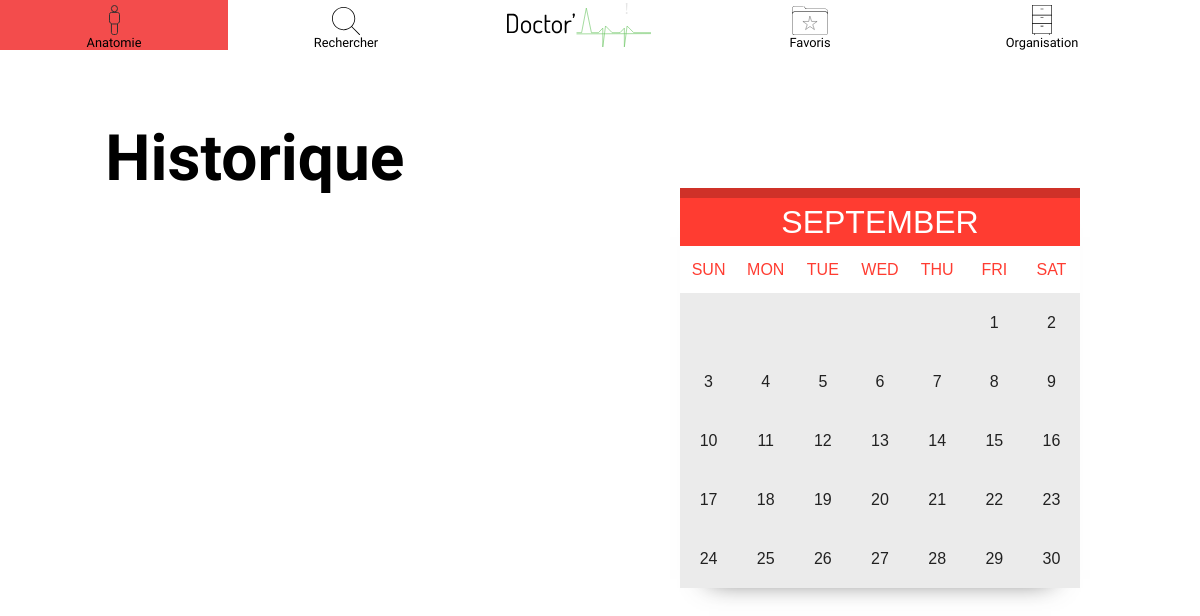
Before: /users/organisation (signed in) with the older database file.
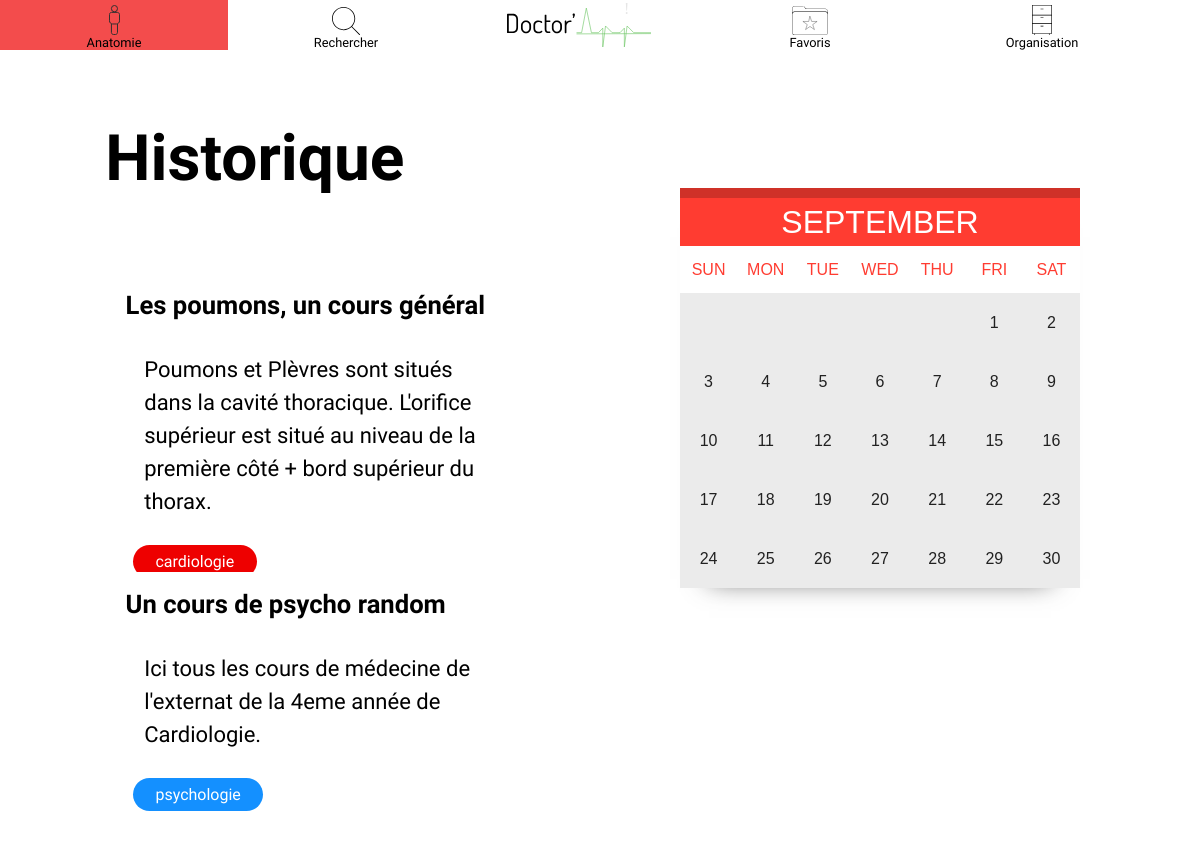
After: the same page with the newer database file.
### tables this page shows
CREATE TABLE `cours` (
  `id` int(11) NOT NULL,
  `name` varchar(255) NOT NULL,
  `content` text NOT NULL,
  `mat_id` int(11) NOT NULL,
  `tag_id` int(11) NOT NULL,
  `full_content` text NOT NULL
);

CREATE TABLE `tags` (
  `id` int(11) NOT NULL,
  `name` varchar(20) NOT NULL,
  `color` varchar(20) NOT NULL
);

### classes/Boostrap.php (called while the page is built)
<?php
class Bootstrap {
    private $_controller;
    private $_action;
    private $_request;
    public function __construct($request)
    {
        $this->_request = $request;
        if ($this->_request['controller'] == "") {
            $this->_controller = "home";
        } else {
            $this->_controller = $this->_request['controller'];
        }
        if ($this->_request['action'] == "") {
            $this->_action = "index";
        } else {
            $this->_action = $this->_request['action'];
        }
    }
    public function createController(){
        if(class_exists($this->_controller)){
            $parents = class_parents($this->_controller);
            if(in_array("Controller", $parents)){
                if(method_exists($this->_controller, $this->_action)){
                    return new $this->_controller($this->_action, $this->_request);
                } else {
                    echo '<h1>Method does not exist</h1>';
                    return;
                }
            } else {
                echo '<h1>Base controller not found</h1>';
                return;
            }
        } else {
            echo '<h1>Controller class does not exist</h1>';
            return;
        }
    }
}

### controllers/users.php (called while the page is built, shortened)
<?php
class Users extends Controller
{
    protected function organisation()
    {
        $viewmodel = new UserModel();
        $this->returnView($viewmodel->organisation(), false);
    }
}

### classes/Model.php (called while the page is built, shortened)
<?php
abstract class Model
{
    public function __construct()
    {
        $this->_db = new PDO(DBN, DB_USER, DB_PASS);
    }
}

### model/user.php (called while the page is built, shortened)
<?php
class UserModel extends Model
{
    public function organisation()
    {
        $sql = "SELECT cours.id as cours_id, cours.name as cours_name, cours.tag_id as tag, cours.content as cours_content, tags.name as tag_name, tags.color as tag_color FROM (((`users`
                INNER JOIN `history` ON users.id = history.user_id)
                INNER JOIN `cours` ON history.cours_id = cours.id)
                INNER JOIN `tags` ON tags.id = cours.tag_id) WHERE users.id = :id";
        $this->_stmt = $this->_db->prepare($sql);
        $this->_stmt->bindValue(':id', $_SESSION['id']);
        $this->_stmt->execute();
        $row = $this->_stmt->fetchAll(PDO::FETCH_ASSOC);
        return $row;
    }
}

### views/users/organisation.php (the view, shortened to what this page needs)
!<!doctype html>
<html lang="fr">
<head>
    <link rel="stylesheet" href="../assets/styles/main.css">
</head>
<body>
<?php require "includes/nav_bar.php"?>
<section id="historique">
    <h1>Historique</h1><article class="article">
    <?php foreach ($viewmodel as $item): ?>
    <article class="article">
        <h2><?=$item['cours_name']?></h2>
        <p><?=$item['cours_content']?></p>
        <div class="<?=$item['tag_color']?>_tag"><?=$item['tag_name']?></div>
    </article>
    <?php endforeach; ?>
</section>
<section id="calendar">
    <div id="wrapOverall">
        <div id="calendar">
            <table>
                <div id="month">
                    <th class="month" colspan="7">SEPTEMBER</th>
                </div>
                <div id="weeks">
                    <tr class="weeks">
                        <td>SUN</td>
                        <td>MON</td>
                        <td>TUE</td>
                        <td>WED</td>
                        <td>THU</td>
                        <td>FRI</td>
                        <td>SAT</td>
                    </tr>
                </div>
                <div id="days">
                    <tr class="week1">
                        <td></td>
                        <td></td>
                        <td></td>
                        <td></td>
                        <td></td>
                        <td class="days">1</td>
                        <td class="days">2</td>
                    </tr>
                    <tr class="week2">
                        <td class="days">3</td>
                        <td class="days">4</td>
                        <td class="days">5</td>
                        <td class="days">6</td>
                        <td class="days">7</td>
                        <td class="days">8</td>
                        <td class="days">9</td>
                    </tr>
                    <tr class="week3">
                        <td class="days">10</td>
                        <td class="days">11</td>
                        <td class="days">12</td>
                        <td class="days">13</td>
                        <td class="days">14</td>
                        <td class="days">15</td>
                        <td class="days">16</td>
                    </tr>
                    <tr class="week4">
                        <td class="days">17</td>
                        <td class="days">18</td>
                        <td class="days">19</td>
                        <td class="days">20</td>
                        <td class="days">21</td>
                        <td class="days">22</td>
                        <td class="days">23</td>
                    </tr>
                    <tr class="week5">
                        <td class="days">24</td>
                        <td class="days">25</td>
                        <td class="days">26</td>
                        <td class="days">27</td>
                        <td class="days">28</td>
                        <td class="days">29</td>
                        <td class="days">30</td>
                    </tr>
                </div>
            </table>
        </div>
</section>
</body>
</html>

### index.php (shortened to what this page needs)
<?php
require 'classes/Boostrap.php';
require 'classes/Controller.php';
require 'classes/Model.php';
require "controllers/users.php";
require "model/user.php";
$bootstrap = new Bootstrap($_GET);
$controller = $bootstrap->createController();
if ($controller) {
    $controller->executeAction();
}

### classes/Controller.php (shortened to what this page needs)
<?php
abstract class Controller
{
    protected $_action;
    public function __construct($action, $request)
    {
        $this->_action = $action;
    }
    public function executeAction()
    {
        return $this->{$this->_action}();
    }
    protected function returnView($viewmodel, $fullview)
    {
        $view = "views/" . get_class($this) . "/" . $this->_action . ".php";
        if ($fullview) {
            require 'views/main.php';
        } else {
            require($view);
        }
    }
}

### includes/nav_bar.php
<nav id="nav_bar">
    <ul>
        <li class="onglet">
            <a href="<?=ROOT_URL . 'courses/anatomie'?>">
                <img src="../assets/img-layout/Pictos/body.svg" alt="picto anatomie">
                <span>
                    Anatomie
                </span>
            </a>
        </li>
        <li class="onglet">
            <a href="<?=ROOT_URL . 'courses/search'?>">
                <img src="../assets/img-layout/Pictos/search.svg" alt="picto search">
                <span>
                    Rechercher
                </span>
            </a>
        </li>
        <li class="onglet">
            <a href="<?=ROOT_URL?>">
                <img src="../assets/img-layout/Pictos/doctorapp.svg" alt="picto accueil">
            </a>
        </li>
        <li class="onglet">
            <a href="<?=ROOT_URL . 'users/favoris'?>">
                <img src="../assets/img-layout/Pictos/favoris.svg" alt="picto favoris">
                <span>
                    Favoris
                </span>
            </a>
        </li>
        <li class="onglet">
            <a href="<?=ROOT_URL . 'users/organisation'?>">
                <img src="../assets/img-layout/Pictos/organisaio.svg" alt="picto organisation">
                <span>
                    Organisation
                </span>
            </a>
        </li>
    </ul>
</nav>

### assets/styles/main.css (style rules this page uses)
* { margin: 0; padding: 0; }
img { display: block; max-width: 100%; width: auto; height: auto; }
*, *:before, *:after { box-sizing: border-box; }
h2 { font-family: 'Dosis', sans-serif; font-weight: 700; padding: 5%; }
h1 { text-align: center; padding: 4% 0; font-family: 'Dosis', sans-serif; font-weight: 400; background: rgba(255, 255, 255, 0.6); }
a { text-decoration: none; }
#nav_bar { width: 100%; margin: 0 auto; position: fixed; z-index: 420; bottom: 0; height: 50px; background: rgba(255, 255, 255, 0.9); }
.onglet { position: relative; list-style-type: none; text-align: center; width: 19%; display: inline-block; padding-top: 5px; }
.onglet:first-child img { width: 11px; margin: 0 auto; }
.onglet:nth-child(2) img { width: 28px; margin: 0 auto; }
.onglet:nth-child(3) img { width: 146px; margin: 0 auto; }
.onglet:nth-child(4) img { width: 36px; margin: 0 auto; }
.onglet:last-child img { width: 20px; margin: 0 auto; }
.onglet span { font-family: 'Dosis', sans-serif; font-size: 0.8em; text-align: center; color: black; }
.article { width: 90%; margin: 5% auto -2% auto; background: white; padding: 2%; line-height: 33px; border-radius: 6px; font-size: 22px; font-weight: 200; position: relative; }
.article h2 { font-family: 'Dosis', sans-serif; font-size: 1.6rem; padding: 2% 0; }
.article p { font-family: 'Dosis', sans-serif; padding: 2% 0 2% 5%; margin: 1rem auto; }
.article div { padding: 0% 6%; font-size: 1rem; }
.red_tag { background: #ee0000; font-family: 'Dosis', sans-serif; padding: 1% 3%; border-radius: 33px; width: auto; text-align: center; color: white; float: left; margin: 1% 2%; }
.blue_tag { background: #1490FF; font-family: 'Dosis', sans-serif; padding: 1% 3%; border-radius: 33px; width: auto; text-align: center; color: white; float: left; margin: 1% 2%; }
#calendar { float: right; margin: 5% 5%; position: fixed; right: 5%; }
#historique .article { width: 90%; margin: 5% auto; }
#historique { width: 42%; float: left; margin: 8% 5%; }
#historique h1 { font-family: 'Dosis', sans-serif; font-size: 4rem; font-weight: 600; text-align: left; margin: 1% 9%; }
table { width: 400px; height: 400px; background: #ebebeb; margin: 50px auto; border-collapse: collapse; box-shadow: 0 20px 26px -29px rgba(0,0,0,0.75); }
.month { background: #FF3C31; color: #fff; font: 2em/1em arial; height: 45px; border-top: solid 10px #CF3128; }
.weeks { background: #fff; height: 40px; font: 1em/1em arial; color: #FF3C31; text-align: center; }
.week1 td { height: 50px; width: 50px; text-align: center; font: 500 1em/1em arial; color: #212121; }
.week2 td { height: 50px; width: 50px; text-align: center; font: 500 1em/1em arial; color: #212121; }
.week3 td { height: 50px; width: 50px; text-align: center; font: 500 1em/1em arial; color: #212121; }
.week4 td { height: 50px; width: 50px; text-align: center; font: 500 1em/1em arial; color: #212121; }
.week5 td { height: 50px; width: 50px; text-align: center; font: 500 1em/1em arial; color: #212121; }
@media screen and (min-width: 468px) { .article { width: 80%; margin: 0 auto; } }
@media screen and (min-width: 468px) { #nav_bar { position: fixed; top: 0; height: 54px; } }
@media screen and (min-width: 468px) { .onglet:nth-child(3) img { width: 146px; margin: 0 auto; } }

Changed rows visible on the page:
now on this page (row edited): cours: name "Les poumons, un cours général", content "Poumons et Plèvres sont situés dans la cavité thoracique. L'orifice supérieur est situé au niveau de la première côté + bord supérieur du thorax.", tag.name "cardiologie"
now on this page (row edited): cours: name "Un cours de psycho random", content "Ici tous les cours de médecine de l'externat de la 4eme année de Cardiologie.", tag.name "psychologie"
